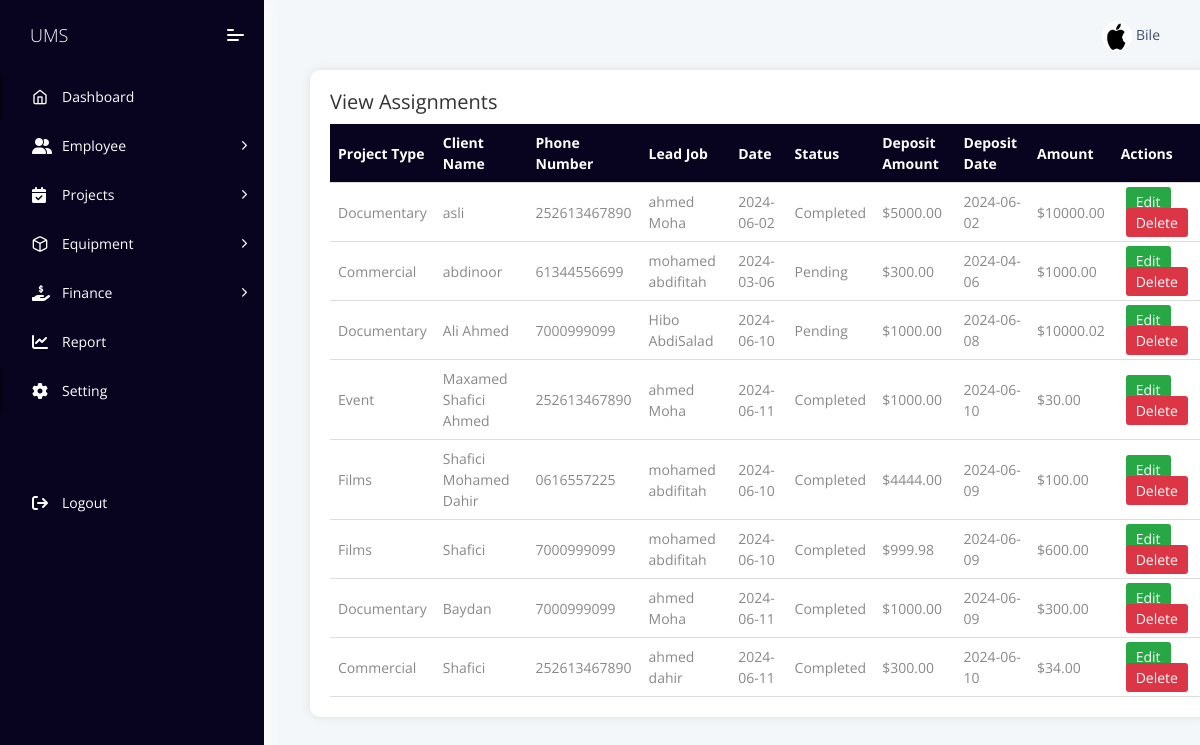
Page /Application/view/view_assign_table.php (signed in) on the earlier database version.
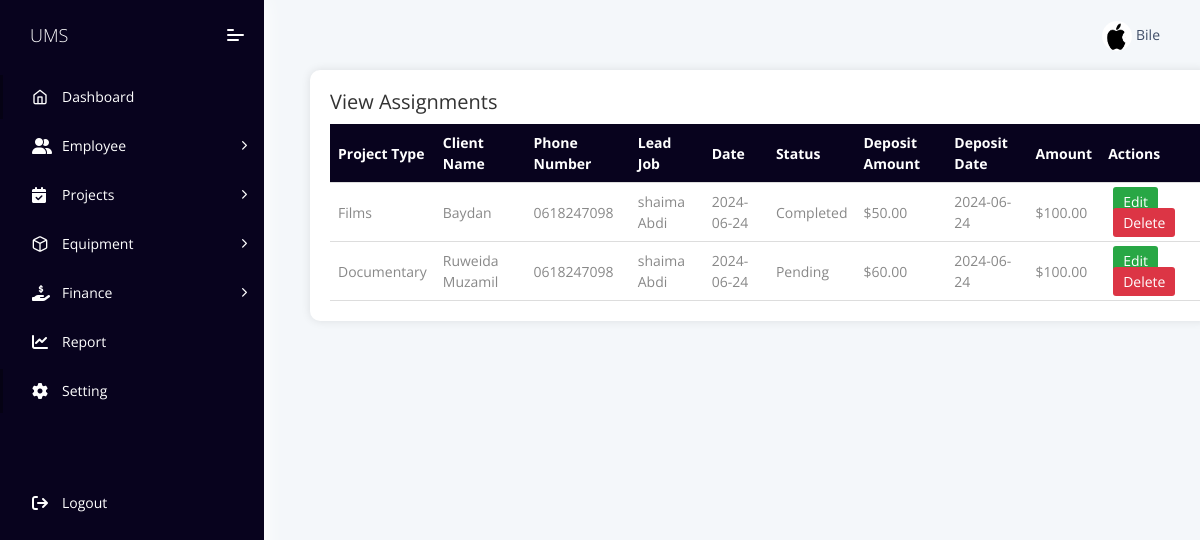
Same page on the later database version.
### tables this page shows
CREATE TABLE `asign_project` (
  `id` int(11) NOT NULL,
  `project_type` varchar(50) NOT NULL,
  `client_name` varchar(100) NOT NULL,
  `phone_number` varchar(20) NOT NULL,
  `lead_job` varchar(100) NOT NULL,
  `reg_date` date NOT NULL,
  `date` date NOT NULL,
  `status` varchar(20) NOT NULL,
  `deposit_amount` float(10,2) NOT NULL,
  `deposit_date` date NOT NULL,
  `amount` float(10,2) NOT NULL
);

### Application/view/view_assign_table.php (the view, shortened to what this page needs)
<?php
include 'header.php';
include 'sidebar.php';
include '../config/connect.php';
?>
<!DOCTYPE html>
<html lang="en">
<head>
    <link rel="stylesheet" href="https://cdnjs.cloudflare.com/ajax/libs/font-awesome/4.7.0/css/font-awesome.min.css">
</head>
<body>
<div class="container">
    <h2>View Assignments</h2>
    <?php
    $sql = "SELECT asign_project.*, CONCAT(register_empl.First_Name, ' ', register_empl.Last_Name) AS lead_job_name
            FROM asign_project
            INNER JOIN register_empl ON asign_project.lead_job = register_empl.empl_id";
    $result = $conn->query($sql);
    if ($result->num_rows > 0) {
        echo "<table>
        <thead>
            <tr>
                <th>Project Type</th>
                <th>Client Name</th>
                <th>Phone Number</th>
                <th>Lead Job</th>
                <th>Date</th>
                <th>Status</th>
                <th>Deposit Amount</th>
                <th>Deposit Date</th>
                <th>Amount</th>
                <th>Actions</th>
            </tr>
        </thead>
        <tbody>";
        while($row = $result->fetch_assoc()) {
            echo "<tr>
            <td>" . $row["project_type"] . "</td>
            <td>" . $row["client_name"] . "</td>
            <td>" . $row["phone_number"] . "</td>
            <td>" . $row["lead_job_name"] . "</td>
            <td>" . $row["date"] . "</td>
            <td>" . $row["status"] . "</td>
            <td>$" . $row["deposit_amount"] . "</td>
            <td>" . $row["deposit_date"] . "</td>
            <td>$" . $row["amount"] . "</td>
            <td class='action-buttons'>
                <a href='#' class='edit-btn' onclick='openEditModal(". json_encode($row) .")'>Edit</a>
                <a href='delete.php?id=" . $row["id"] . "' class='delete-btn' onclick='return confirm(\"Are you sure?\")'>Delete</a>
            </td>
            </tr>";
        }
        echo "</tbody></table>";
    } else {
        echo "<p>No results found</p>";
    }
    ?>
</div>
</body>
</html>

Differences in the rows shown:
removed asign_project: project_type "Documentary", client_name "asli", phone_number "252613467890", lead_job_name "ahmed Moha", date "2024-06-02", status "Completed", deposit_amount "5000.00", deposit_date "2024-06-02", amount "10000.00"
removed asign_project: project_type "Commercial", client_name "abdinoor", phone_number "61344556699", lead_job_name "mohamed abdifitah", date "2024-03-06", status "Pending", deposit_amount "300.00", deposit_date "2024-04-06", amount "1000.00"
removed asign_project: project_type "Documentary", client_name "Ali Ahmed", phone_number "7000999099", lead_job_name "Hibo AbdiSalad", date "2024-06-10", status "Pending", deposit_amount "1000.00", deposit_date "2024-06-08", amount "10000.02"
removed asign_project: project_type "Event", client_name "Maxamed Shafici Ahmed", phone_number "252613467890", lead_job_name "ahmed Moha", date "2024-06-11", status "Completed", deposit_amount "1000.00", deposit_date "2024-06-10", amount "30.00"
removed asign_project: project_type "Films", client_name "Shafici Mohamed Dahir", phone_number "0616557225", lead_job_name "mohamed abdifitah", date "2024-06-10", status "Completed", deposit_amount "4444.00", deposit_date "2024-06-09", amount "100.00"
removed asign_project: project_type "Films", client_name "Shafici", phone_number "7000999099", lead_job_name "mohamed abdifitah", date "2024-06-10", status "Completed", deposit_amount "999.98", deposit_date "2024-06-09", amount "600.00"
removed asign_project: project_type "Documentary", client_name "Baydan", phone_number "7000999099", lead_job_name "ahmed Moha", date "2024-06-11", status "Completed", deposit_amount "1000.00", deposit_date "2024-06-09", amount "300.00"
removed asign_project: project_type "Commercial", client_name "Shafici", phone_number "252613467890", lead_job_name "ahmed dahir", date "2024-06-11", status "Completed", deposit_amount "300.00", deposit_date "2024-06-10", amount "34.00"
added asign_project: project_type "Films", client_name "Baydan", phone_number "0618247098", lead_job_name "shaima Abdi", date "2024-06-24", status "Completed", deposit_amount "50.00", deposit_date "2024-06-24", amount "100.00"
added asign_project: project_type "Documentary", client_name "Ruweida Muzamil", phone_number "0618247098", lead_job_name "shaima Abdi", date "2024-06-24", status "Pending", deposit_amount "60.00", deposit_date "2024-06-24", amount "100.00"
